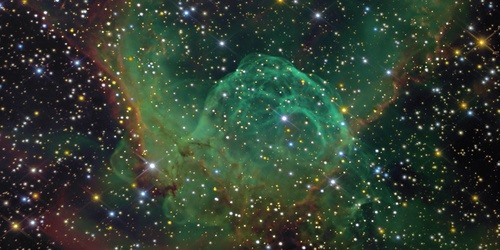
#> input picture Bài Tập/input1.jpg, 500 x 250 px
$ python DrectionalFiltering.py
#> lines starting #> are read from the running program, lines starting #| are printed output that depends on the picture
import cv2
import numpy as np
import matplotlib.pyplot as plt

def __main__():
    img = cv2.imread("input1.jpg")
#> img is the input picture: shape (250, 500, 3); mean B, G, R 49.4, 62.5, 48.9
    img = cv2.resize(img, (200, 200))
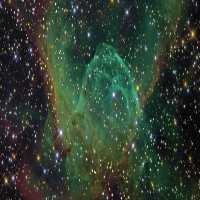
#> img: shape (200, 200, 3); mean B, G, R 49.3, 62.4, 48.8
    a = np.array([[0, 0, 0], [1, 1, 1], [0, 0, 0]])/3


    dst = np.empty_like(img)
    noise = cv2.randn(dst, (0, 0, 0), (30, 30, 30))
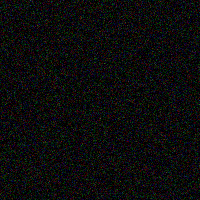
#> dst: shape (200, 200, 3); mean of channels 0, 1, 2 12, 12, 12; drawn as B, G, R
    noise_image = cv2.addWeighted(img, 0.5, noise, 0.5, 30)
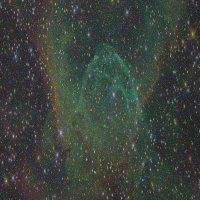
#> noise_image: shape (200, 200, 3); mean B, G, R 60.6, 67.2, 60.4

    img1 = cv2.filter2D(noise_image, -1, a)
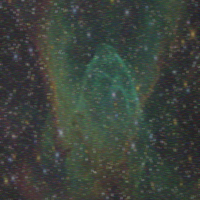
#> img1: shape (200, 200, 3); mean B, G, R 60.6, 67.2, 60.4

    plt.figure(figsize=(5, 11))
    plt.subplot(3, 2, 1), plt.imshow(img), plt.title('Original Image')
    plt.subplot(3, 2, 2), plt.imshow(noise_image), plt.title('Noise Image')
    plt.subplot(3, 2, 3), plt.imshow(img1), plt.title('Image with Filter 1')

    plt.show()
#> figure, not shown here; B, G, R data is drawn as R, G, B

if __name__ == "__main__":
    __main__()

$ run again, with Bài Tập/anh1.jpg copied over Bài Tập/input1.jpg
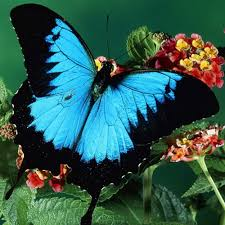
#> input picture Bài Tập/anh1.jpg, 225 x 225 px
#> in __main__, img is the input picture: shape (225, 225, 3); mean B, G, R 77.8, 87.7, 47.1
#> in __main__, `img = cv2.resize(img, (200, 200))`:
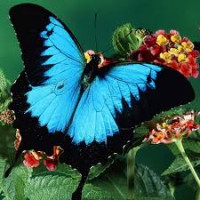
#> img: shape (200, 200, 3); mean B, G, R 77.7, 87.6, 46.9
#> in __main__, `img1 = cv2.filter2D(noise_image, -1, a)`:
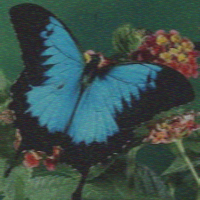
#> img1: shape (200, 200, 3); mean B, G, R 74.8, 79.8, 59.4
